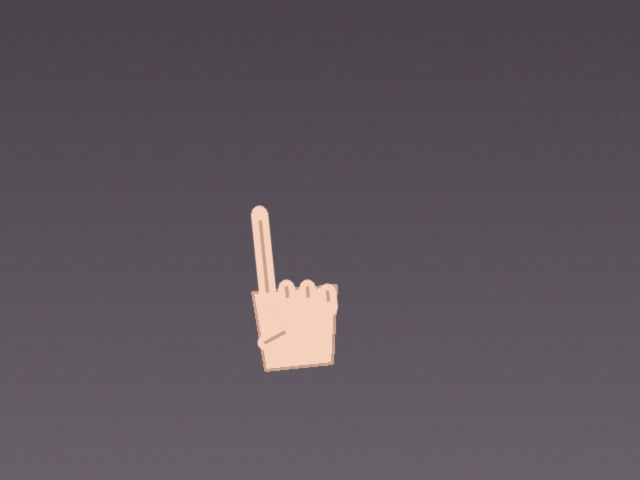
#> input picture ai/data/raw/1/1_017.jpg, 640 x 480 px, given in place of the camera
$ python opencv_demo.py
#> lines starting #> are read from the running program, lines starting #| are printed output that depends on the picture
### src/camera.py
from __future__ import annotations

from dataclasses import dataclass
from typing import Any

import cv2


@dataclass(slots=True)
class CameraConfig:
    source: int | str = 0
    width: int | None = None
    height: int | None = None
    fps: int | None = None


class CameraStream:
    def __init__(self, config: CameraConfig | None = None) -> None:
        self.config = config or CameraConfig()
        self.capture = cv2.VideoCapture(self.config.source)

        if self.config.width is not None:
            self.capture.set(cv2.CAP_PROP_FRAME_WIDTH, self.config.width)
        if self.config.height is not None:
            self.capture.set(cv2.CAP_PROP_FRAME_HEIGHT, self.config.height)
        if self.config.fps is not None:
            self.capture.set(cv2.CAP_PROP_FPS, self.config.fps)

    def is_open(self) -> bool:
        return self.capture.isOpened()

    def read(self) -> tuple[bool, Any]:
        return self.capture.read()
#> in run_smart_camera, frame is the input picture: shape (480, 640, 3); mean B, G, R 92.4, 84.6, 93.3

    def release(self) -> None:
        self.capture.release()

    def __enter__(self) -> CameraStream:
        return self

    def __exit__(self, exc_type: type[BaseException] | None, exc: BaseException | None, tb: Any) -> None:
        self.release()

### src/vision.py
from __future__ import annotations

from datetime import datetime

import cv2


# [13 lines left out: function resize_frame, not called in this run]


def crop_frame(frame, x: int, y: int, width: int, height: int):
    return frame[y : y + height, x : x + width]


def flip_frame(frame, horizontal: bool = True):
#> called with horizontal = True
    flip_code = 1 if horizontal else 0
    return cv2.flip(frame, flip_code)
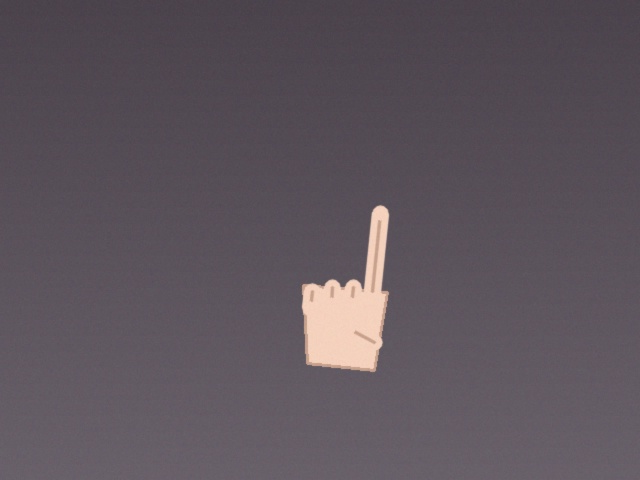
#> returned value: shape (480, 640, 3); mean of channels 0, 1, 2 92.4, 84.6, 93.3; drawn as B, G, R


def to_gray(frame):
    return cv2.cvtColor(frame, cv2.COLOR_BGR2GRAY)


def to_hsv(frame):
    return cv2.cvtColor(frame, cv2.COLOR_BGR2HSV)


def to_rgb(frame):
    return cv2.cvtColor(frame, cv2.COLOR_BGR2RGB)


def blur_frame(frame, kernel_size: int = 5):
    return cv2.GaussianBlur(frame, (kernel_size, kernel_size), 0)


# [4 lines left out: function threshold_frame, not called in this run]


def canny_edges(frame, lower_threshold: int = 50, upper_threshold: int = 150):
    gray = frame if len(frame.shape) == 2 else to_gray(frame)
    return cv2.Canny(gray, lower_threshold, upper_threshold)


def draw_text(frame, text: str, origin: tuple[int, int] = (20, 40), color: tuple[int, int, int] = (0, 255, 0)):
#> called with text = 'Mode: color', origin = (20, 40), color = (0, 255, 0)
    cv2.putText(frame, text, origin, cv2.FONT_HERSHEY_SIMPLEX, 0.8, color, 2, cv2.LINE_AA)
    return frame


def draw_timestamp(frame):
    timestamp = datetime.now().strftime("%Y-%m-%d %H:%M:%S")
    return draw_text(frame, timestamp, origin=(20, 70), color=(255, 255, 255))

### src/opencv_demo.py
from __future__ import annotations

from pathlib import Path
import time

import cv2

from src.camera import CameraConfig, CameraStream
from src.vision import blur_frame, canny_edges, draw_text, draw_timestamp, flip_frame, to_gray, to_hsv


def run_smart_camera(source: int | str = 0) -> None:
    with CameraStream(CameraConfig(source=source)) as camera:
        if not camera.is_open():
            raise RuntimeError("Unable to open the camera source.")

        mode = "color"
        last_frame_time = time.time()
        screenshots_dir = Path("data/raw/screenshots")
        screenshots_dir.mkdir(parents=True, exist_ok=True)

        while True:
            ret, frame = camera.read()
            if not ret:
                break

            current_time = time.time()
            elapsed = max(current_time - last_frame_time, 1e-6)
            fps = 1.0 / elapsed
            last_frame_time = current_time

            display_frame = flip_frame(frame)

            if mode == "gray":
                display_frame = cv2.cvtColor(to_gray(display_frame), cv2.COLOR_GRAY2BGR)
            elif mode == "hsv":
                display_frame = cv2.cvtColor(to_hsv(display_frame), cv2.COLOR_HSV2BGR)
            elif mode == "blur":
                display_frame = blur_frame(display_frame)
            elif mode == "edges":
                display_frame = cv2.cvtColor(canny_edges(display_frame), cv2.COLOR_GRAY2BGR)

            draw_text(display_frame, f"Mode: {mode}")
            draw_text(display_frame, f"FPS: {fps:.1f}", origin=(20, 70))
            draw_timestamp(display_frame)
#> call 3 of draw_text, with text = '2026-11-20 09:41:42', origin = (20, 70), color = (255, 255, 255)
#> in draw_text (call 3), `cv2.putText(frame, text, origin, cv2.FONT_HERSHEY_SIMPLEX, 0.8, color,..`:
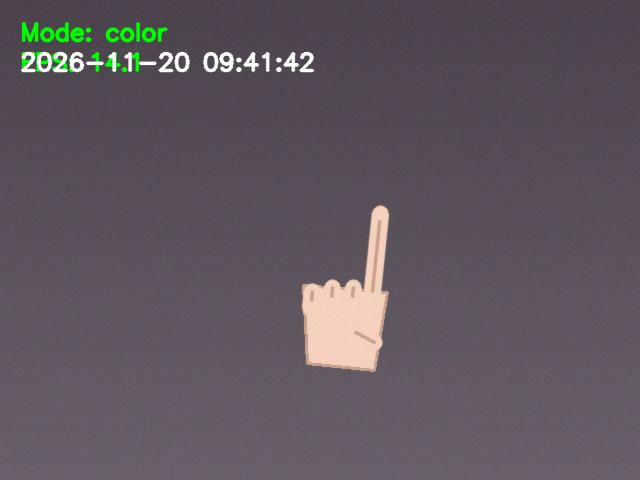
#> frame: shape (480, 640, 3); mean B, G, R 93.2, 86.9, 94.1

            cv2.imshow("SignBridge Smart Camera", display_frame)
            key = cv2.waitKey(1) & 0xFF
#> (key q is pressed here)

            if key == ord("q"):
                break
            if key == ord("m"):
                display_frame = flip_frame(display_frame)
            elif key == ord("g"):
                mode = "gray"
            elif key == ord("h"):
                mode = "hsv"
            elif key == ord("b"):
                mode = "blur"
            elif key == ord("e"):
                mode = "edges"
            elif key == ord("c"):
                mode = "color"
            elif key == ord("s"):
                screenshot_path = screenshots_dir / f"frame_{int(current_time)}.png"
                cv2.imwrite(str(screenshot_path), display_frame)

        cv2.destroyAllWindows()


if __name__ == "__main__":
    run_smart_camera()

$ run again, on ai/data/raw/1/1_025.jpg
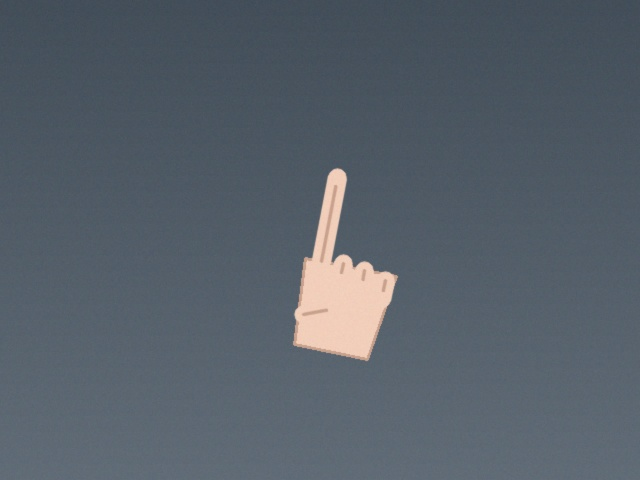
#> input picture ai/data/raw/1/1_025.jpg, 640 x 480 px, given in place of the camera
#> in run_smart_camera, frame is the input picture: shape (480, 640, 3); mean B, G, R 105.7, 96, 86.6
#> in flip_frame, `return cv2.flip(frame, flip_code)`:
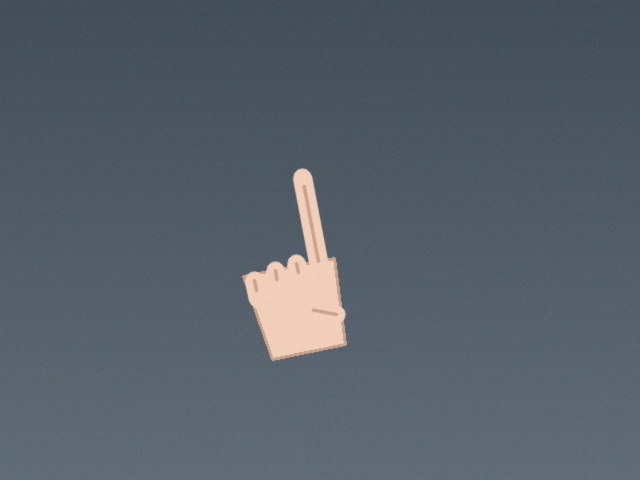
#> returned value: shape (480, 640, 3); mean of channels 0, 1, 2 105.7, 96, 86.6; drawn as B, G, R
#> in draw_text (call 3), `cv2.putText(frame, text, origin, cv2.FONT_HERSHEY_SIMPLEX, 0.8, color,..`:
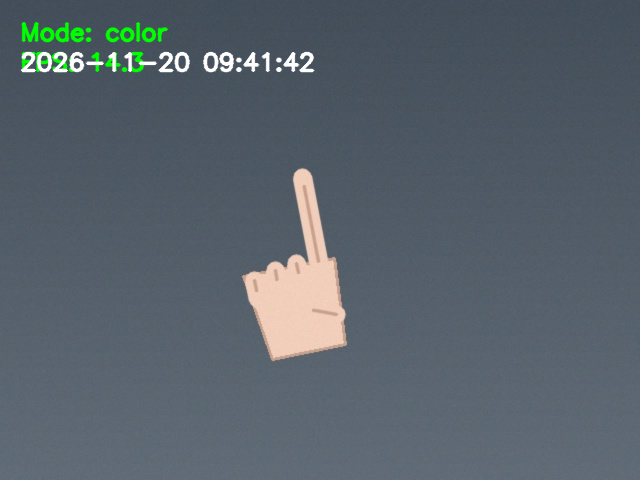
#> frame: shape (480, 640, 3); mean B, G, R 106.4, 98.2, 87.6
